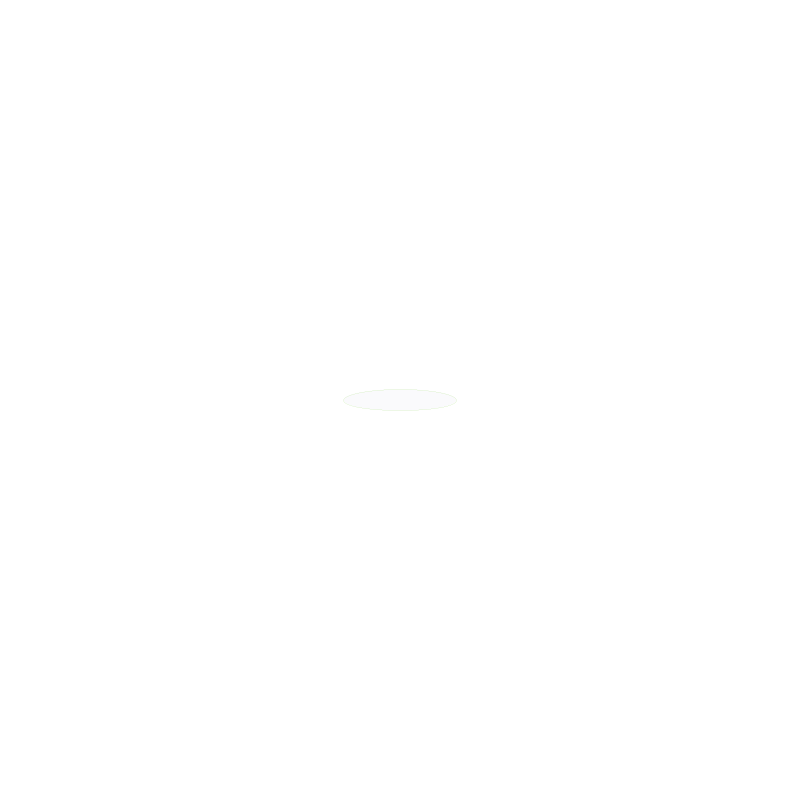
Frame 1 (no input)
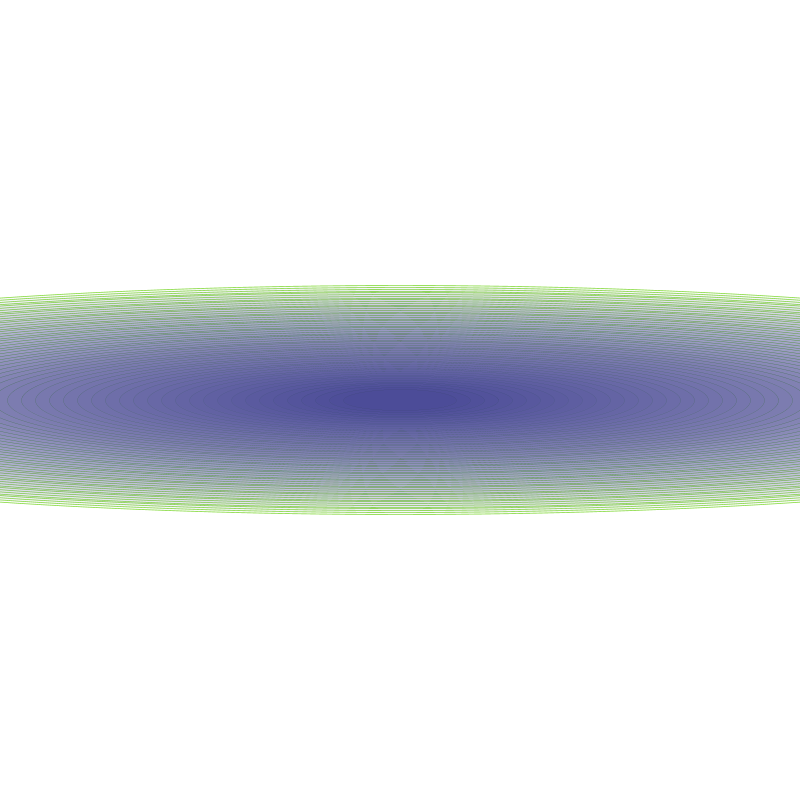
Frame 60 (the mouse pressed at the canvas centre just before this capture)
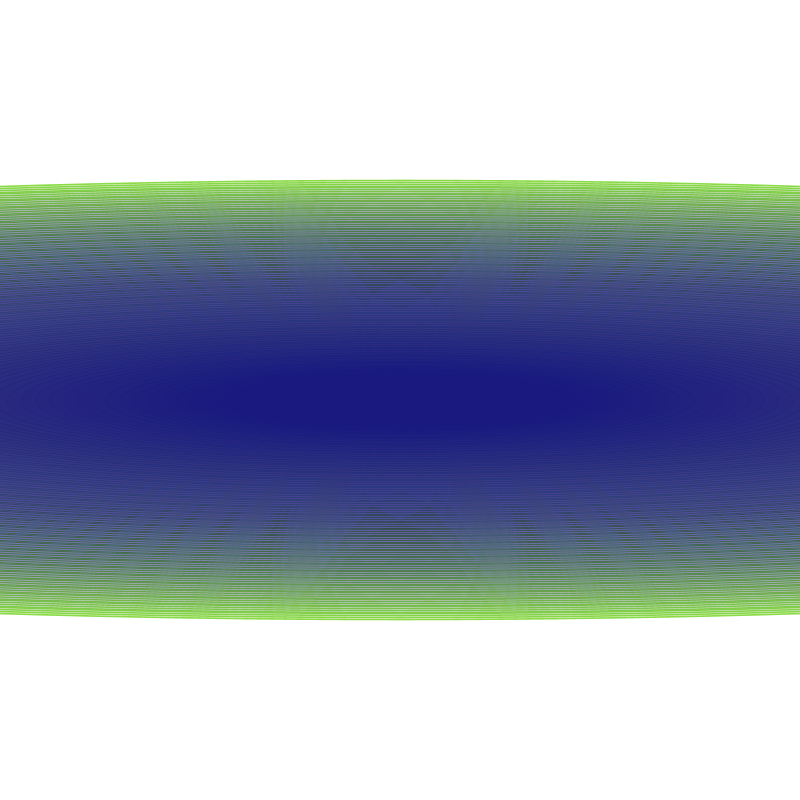
Frame 120 (the mouse held since frame 60 and released just before this capture)

The Processing sketch that drew these frames (run headless with seeded random() and noise(); from frame 60 on, the mouse is pressed at the canvas centre):

// Processing sketch: processing_30706
// ── processing_30706.pde

float variavel;



void setup(){
  size(800,800);
  background(255,255,255);
  smooth();
  variavel= 0;
}

//frame
void draw() {
  strokeWeight(variavel/2000);
  //line(100,400,100 + variavel,20 );
  variavel= variavel +5;
  variavel= variavel +8;
 //line(100,500, 100 , 500 + variavel/2 );
  stroke(139,219,71+ variavel/10000);
  //noFill();
  fill(0,0,100, 5);
  ellipse(400,400,100 + variavel,20 + variavel/8);
  variavel= variavel +5;
   strokeWeight(2);
  //ellipse(200,200,50 + variavel,350 + variavel/2);
  variavel= variavel +10;

}


void mouseClicked() {
  background(255);
 // save("imagem.png");
 // endRecord();
  //exit();
}
